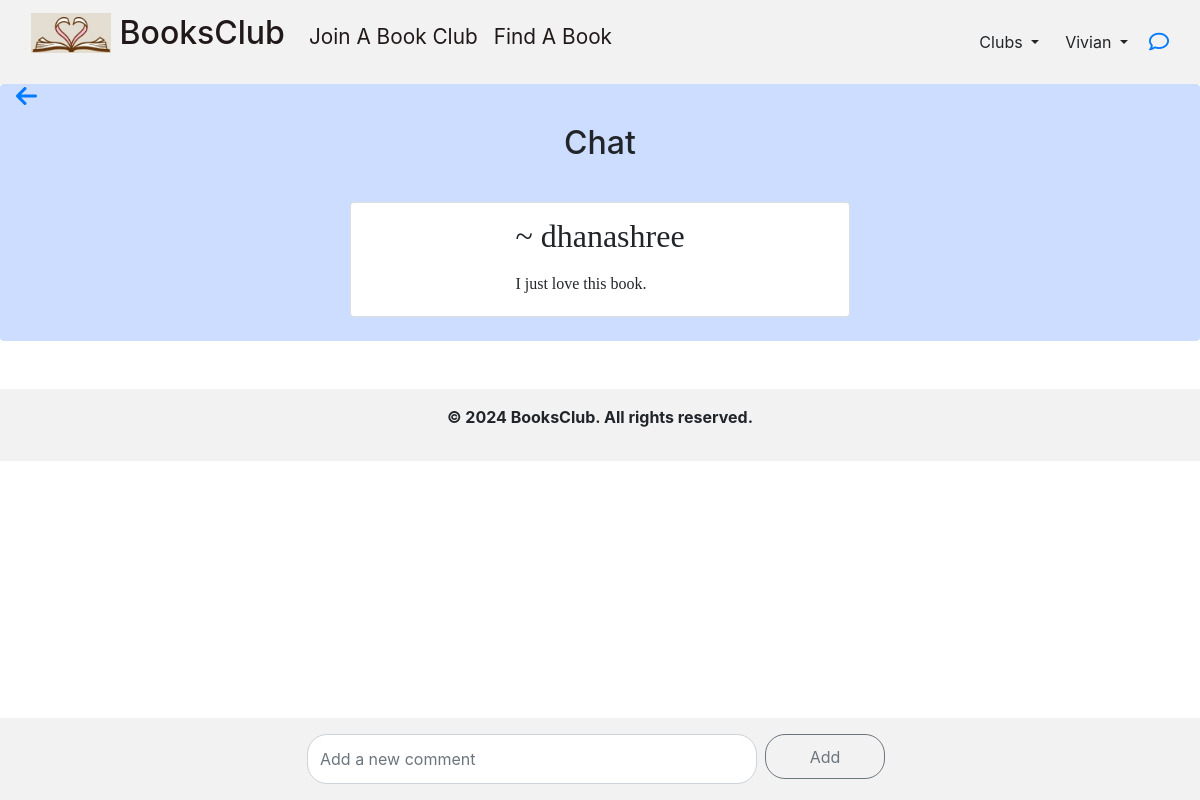
The page /books/5/chat/ (signed in) on the database its author committed.
### club/models.py (models this page shows, shortened)
class User(AbstractUser):
    pass

class Forum(models.Model):
    user = models.ForeignKey(User, on_delete=models.CASCADE)
    book = models.ForeignKey(Book, on_delete=models.CASCADE)
    content = models.TextField()
    created_at = models.DateTimeField(auto_now_add=True)

### club/views.py (the view, shortened to what this page needs)
# urls.py: path('books/<int:book_id>/chat/', views.book_chat, name='book_chat'),
def book_chat(request, book_id):
    if request.method == 'GET':
        book = Book.objects.get(id=book_id)
        content = Forum.objects.filter(book_id=book_id)
        return render(request, 'club/forum.html', {
            'contents': content,
            'book': book,
        })

### club/templates/club/forum.html (shortened to what this page needs)
{% extends "club/layout.html" %}
{% block body %}
<div class="card d-flex align-items-center" style="border:none; background-color:rgb(204, 221, 255)">
    <div class="mr-auto ml-3">
        <a href="{% url 'books'  %}">
        <i class="fa-sharp fa-solid fa-arrow-left fa-xl"></i>
        </a>
    </div>
    <h2 class="my-3"> Chat </h2>
    {% for content in contents %}
        <div class="row no-gutters">
            <div class="col my-4">
                <div class="card" style="width:500px; height:auto;
                    align-items:center; justify-content:center; flex-direction: column;">
                    <div class="card-body" style="font-family:fangsong;">
                        <h6 class="card-subtitle" style="font-size:2rem;"> ~ {{ content.user }}</h6>
                        <p class="card-text mt-3" style="font-size:1rem; ">{{ content.content }}</p>
                    </div>
                </div>
            </div>
        </div>
    {% endfor %}
</div>
<div class="fixed-bottom  d-flex justify-content-center" style="background-color: rgb(242, 242, 242)">
    <form action="{% url 'book_chat' book.id  %}" method="POST" class="align-items-center">
       <div class="d-flex">
        <div class="my-3">
            <input type="text" name="content" class="form-control" placeholder="Add a new comment">
        </div>
        <div class="form-group mx-2 my-3">
            <button type="submit" class="btn btn-outline-secondary" style="border-radius: 20px; width: 120px; height: 45px; ">
                Add
            </button>
        </div>
    </div>
    </form>
</div>
{% endblock %}

### club/templates/club/layout.html (shortened to what this page needs)
{% load static %}
<!DOCTYPE html>
<html lang="en">
    <head>
        <link rel="stylesheet" href="https://cdnjs.cloudflare.com/ajax/libs/font-awesome/6.4.2/css/all.min.css">
        <link rel="stylesheet" href="https://stackpath.bootstrapcdn.com/bootstrap/4.4.1/css/bootstrap.min.css">
        <link href="{% static 'club/style.css' %}" rel="stylesheet">
    </head>
    <body>
    <nav class="navbar sticky-top  navbar-expand-lg" style="background-color: rgb(242, 242, 242);">
        <div class="container-fluid">
            <div class="collapse navbar-collapse" id="navbarSupportedContent">
                <ul class="navbar-nav">
                    <li class="nav-item">
                        <h3>
                            <a class="navbar-brand" href="{% url 'index' %}">
                                <img src="/static/logo.jpg" alt="logo" width="80" height="40" class="d-inline-block align-text-top">
                                BooksClub
                            </a>
                        </h3>
                    </li>
                    <li class="nav-item">
                        <a class="nav-link"  href="{% url 'find_club'%}"><p>Join A Book Club</p></a>
                    </li>
                    <li class="nav-item">
                        <a class="nav-link" href="{% url 'books' %}"><p>Find A Book</p></a>
                    </li>
                </ul>
            </div>
                    {% if user.is_authenticated %}
                        <div class="dropdown">
                        <button class="btn dropdown-toggle" data-bs-toggle="dropdown" aria-expanded="false">
                           Clubs
                        </button>
                        </div>
                        <div class="dropdown">
                            <button class="btn dropdown-toggle" data-bs-toggle="dropdown" aria-expanded="false">
                               {{ user.username|capfirst }}
                            </button>
                        </div>
                        <a href="{% url 'comments' %}">
                            <i class="far fa-comment fa-lg ml-2"></i>
                        </a>
                    {% else %}
                        <div class="d-grid gap-2 d-md-flex justify-content-md-end">
                            <a class="btn" href="{% url 'login' %}" role="button">SIGN IN</a>
                            <a class="btn custom-button4" href="{% url 'register' %}" role="button">SIGN UP</a>
                        </div>
                    {% endif %}
        </div>
    </nav>
    <div class="body">
        {% block body %}
        {% endblock %}
    </div>
    <footer class="text-center py-3 mt-5" style="background-color: rgb(242, 242, 242);">
        <p><b>&copy; 2024 BooksClub. All rights reserved.</b></p>
    </footer>
</body>
</html>

### club/static/club/style.css (style rules this page uses)
.navbar-brand { font-size: 2.0rem; color:#211919 }
.navbar-nav .nav-link { font-size: 1.3rem; margin-top: 0.3rem; color:#211919 }
.form-control { border-radius: 20px; width: 450px; height: 50px; }
.card-body { font-family:cursive; }

### rows shown on the page
User: username "Vivian"
Forum: user "dhanashree", content "I just love this book."
